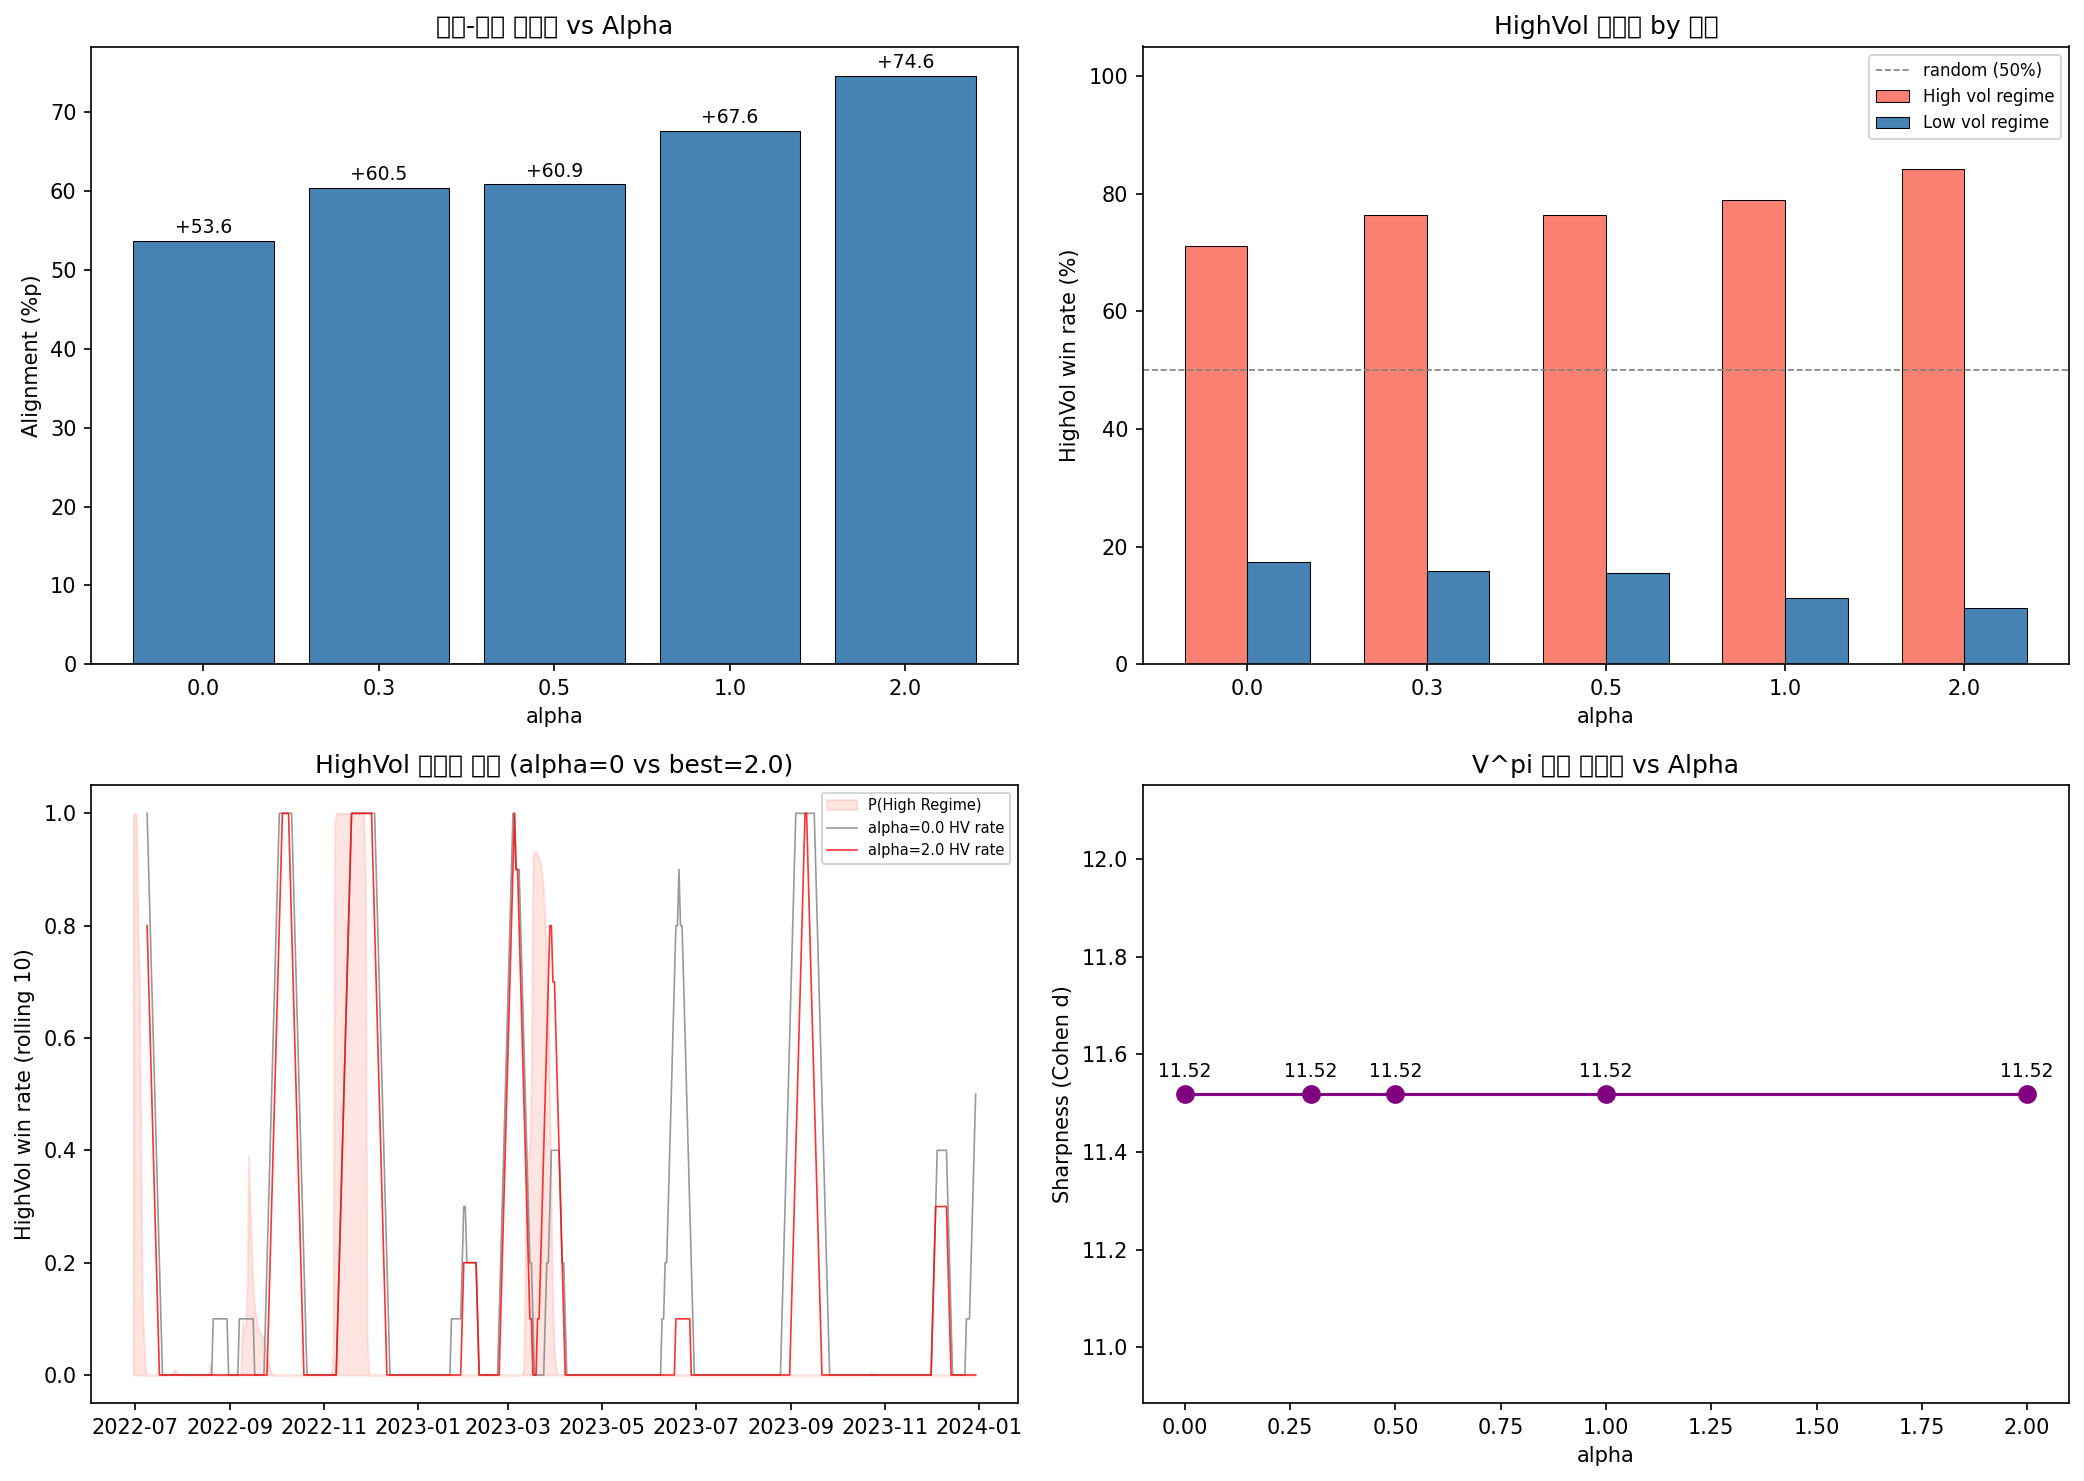

Recreate this plot in Python.
"""
Arena 검증 v3 — Alpha 스윕
============================
질문: 레짐 가중치 alpha 수준별로 경매 정렬도가 어떻게 달라지는가?

alpha = 0.0: 순수 confidence (v1 기준)
alpha = 0.3: 약한 레짐 nudge
alpha = 0.5: 균형 (추천)
alpha = 1.0: 강한 레짐 반영
alpha = 2.0: 사실상 하드 게이트

지표: 레짐-경매 정렬도 (%p), V^pi 선명도, 분기 안정성
"""

import warnings
warnings.filterwarnings('ignore')

import os, pickle
import numpy as np
import pandas as pd
import torch
import torch.nn as nn
import torch.nn.functional as F
import matplotlib.pyplot as plt
import matplotlib.dates as mdates
from scipy.stats import ks_2samp

# ── 캐시 로드 ─────────────────────────────────────────────
assert os.path.exists("arena_val_features.pkl"), "arena_validation_v1.py 먼저 실행"
assert os.path.exists("arena_val_hmm.pkl"),      "arena_validation_v1.py 먼저 실행"
assert os.path.exists("arena_val_highvol.pt"),   "arena_validation_v1.py 먼저 실행"
assert os.path.exists("arena_val_lowvol.pt"),    "arena_validation_v1.py 먼저 실행"

with open("arena_val_features.pkl", 'rb') as f:
    feat, btc_price = pickle.load(f)
with open("arena_val_hmm.pkl", 'rb') as f:
    regime, high_p, high_state = pickle.load(f)

from sklearn.preprocessing import StandardScaler
scaler   = StandardScaler()
X_scaled = scaler.fit_transform(feat.values)

WIN        = 16
STATE_DIM  = 128
ACTION_DIM = 3
SEED       = 42
TRAIN_END  = "2022-06-30"

torch.manual_seed(SEED)
np.random.seed(SEED)

states_arr, dates_arr = [], []
for i in range(WIN, len(X_scaled)):
    states_arr.append(X_scaled[i - WIN:i].flatten())
    dates_arr.append(feat.index[i])

states_arr      = np.array(states_arr, dtype=np.float32)
dates_arr       = pd.DatetimeIndex(dates_arr)
regimes_aligned = regime.reindex(dates_arr).fillna(0).values.astype(int)
highp_aligned   = high_p.reindex(dates_arr).fillna(0).values

split_idx = int(np.searchsorted(dates_arr, pd.Timestamp(TRAIN_END)))
val_data    = states_arr[split_idx:]
val_dates   = dates_arr[split_idx:]
val_regimes = regimes_aligned[split_idx:]
val_highp   = highp_aligned[split_idx:]


# ── 모델 ──────────────────────────────────────────────────
class PolicyValueNet(nn.Module):
    def __init__(self, state_dim=128, action_dim=3, h1=64, h2=32):
        super().__init__()
        self.action_dim = action_dim
        self.trunk = nn.Sequential(
            nn.Linear(state_dim, h1), nn.LayerNorm(h1), nn.ReLU(),
            nn.Linear(h1, h2),        nn.LayerNorm(h2), nn.ReLU(),
        )
        self.policy_head = nn.Linear(h2, action_dim)
        self.value_head  = nn.Linear(h2, 1)

    def forward(self, s):
        f      = self.trunk(s)
        logits = self.policy_head(f)
        probs  = F.softmax(logits, dim=-1)
        H      = -torch.sum(probs * torch.log(probs + 1e-9))
        conf   = (1.0 - H / torch.log(torch.tensor(float(self.action_dim)))).item()
        vpi    = self.value_head(f).squeeze(-1).item()
        return logits, conf, vpi


net_hv = PolicyValueNet(); net_hv.load_state_dict(torch.load("arena_val_highvol.pt", map_location='cpu'))
net_lv = PolicyValueNet(); net_lv.load_state_dict(torch.load("arena_val_lowvol.pt",  map_location='cpu'))
net_hv.eval(); net_lv.eval()


# ══════════════════════════════════════════════════════════
# Alpha 스윕
# ══════════════════════════════════════════════════════════
ALPHAS = [0.0, 0.3, 0.5, 1.0, 2.0]

def run_auction(alpha: float):
    """alpha로 경매 시뮬레이션 → 지표 반환"""
    vpi_hv, vpi_lv, winners = [], [], []

    with torch.no_grad():
        for i, s_np in enumerate(val_data):
            s = torch.FloatTensor(s_np)
            _, conf_hv, vpi_h = net_hv(s)
            _, conf_lv, vpi_l = net_lv(s)

            p_high = float(val_highp[i])

            # machine.py tick_auction 로직 그대로
            regime_hv = 1.0 + alpha * p_high
            regime_lv = 1.0 + alpha * (1.0 - p_high)

            bid_hv = conf_hv * regime_hv
            bid_lv = conf_lv * regime_lv

            vpi_hv.append(vpi_h)
            vpi_lv.append(vpi_l)
            winners.append(0 if bid_hv >= bid_lv else 1)

    vpi_hv  = np.array(vpi_hv)
    vpi_lv  = np.array(vpi_lv)
    winners = np.array(winners)

    hm = val_regimes == high_state
    lm = ~hm

    align = 0.0
    if hm.sum() > 0 and lm.sum() > 0:
        align = ((winners[hm] == 0).mean() - (winners[lm] == 0).mean()) * 100

    hv_win_rate_high = (winners[hm] == 0).mean() * 100 if hm.sum() > 0 else 0
    hv_win_rate_low  = (winners[lm] == 0).mean() * 100 if lm.sum() > 0 else 0

    pool_std  = np.sqrt((vpi_hv.std()**2 + vpi_lv.std()**2) / 2 + 1e-9)
    sharpness = abs(vpi_hv.mean() - vpi_lv.mean()) / pool_std

    _, ks_p = ks_2samp(vpi_hv, vpi_lv)

    return {
        "alpha":            alpha,
        "alignment":        align,
        "hv_win_high_vol":  hv_win_rate_high,
        "hv_win_low_vol":   hv_win_rate_low,
        "sharpness":        sharpness,
        "ks_p":             ks_p,
        "winners":          winners,
        "vpi_hv":           vpi_hv,
        "vpi_lv":           vpi_lv,
    }


print(f"{'alpha':>6} {'align':>9} {'HV@high':>9} {'HV@low':>9} {'sharp':>8} {'ks_p':>8}")
print("-" * 55)

results = []
for alpha in ALPHAS:
    r = run_auction(alpha)
    results.append(r)
    print(f"  {alpha:4.1f}  {r['alignment']:+8.1f}%p  "
          f"{r['hv_win_high_vol']:7.1f}%  "
          f"{r['hv_win_low_vol']:7.1f}%  "
          f"{r['sharpness']:7.3f}  "
          f"{r['ks_p']:.4f}")


# ══════════════════════════════════════════════════════════
# 시각화
# ══════════════════════════════════════════════════════════
fig, axes = plt.subplots(2, 2, figsize=(14, 10))

# 1. 정렬도 vs alpha
ax = axes[0, 0]
aligns = [r["alignment"] for r in results]
bars = ax.bar([str(a) for a in ALPHAS], aligns,
              color=['steelblue' if a >= 0 else 'salmon' for a in aligns],
              edgecolor='black', linewidth=0.5)
ax.axhline(0, color='gray', lw=0.8, linestyle='--')
for bar, val in zip(bars, aligns):
    ax.text(bar.get_x() + bar.get_width()/2, bar.get_height() + 0.5,
            f'{val:+.1f}', ha='center', va='bottom', fontsize=9)
ax.set_title("레짐-경매 정렬도 vs Alpha")
ax.set_xlabel("alpha"); ax.set_ylabel("Alignment (%p)")

# 2. HV 낙찰률 (고변동성 vs 저변동성 국면)
ax = axes[0, 1]
x   = np.arange(len(ALPHAS))
w   = 0.35
ax.bar(x - w/2, [r["hv_win_high_vol"] for r in results],
       width=w, label='High vol regime', color='salmon', edgecolor='black', lw=0.5)
ax.bar(x + w/2, [r["hv_win_low_vol"] for r in results],
       width=w, label='Low vol regime', color='steelblue', edgecolor='black', lw=0.5)
ax.axhline(50, color='gray', lw=0.8, linestyle='--', label='random (50%)')
ax.set_xticks(x); ax.set_xticklabels([str(a) for a in ALPHAS])
ax.set_title("HighVol 낙찰률 by 레짐")
ax.set_xlabel("alpha"); ax.set_ylabel("HighVol win rate (%)")
ax.legend(fontsize=8); ax.set_ylim(0, 105)

# 3. 승자 시계열 (alpha=0 vs best alpha)
best_alpha_idx = int(np.argmax([r["alignment"] for r in results]))
ax = axes[1, 0]
r0   = results[0]   # alpha=0
rbest = results[best_alpha_idx]

# HMM 레짐 배경
ax.fill_between(val_dates, val_highp, alpha=0.2, color='salmon', label='P(High Regime)')
w0 = pd.Series(r0["winners"].astype(float), index=val_dates).rolling(10).mean()
wb = pd.Series(rbest["winners"].astype(float), index=val_dates).rolling(10).mean()
ax.plot(val_dates, 1 - w0.values, lw=0.8, color='gray',
        alpha=0.8, label=f'alpha=0.0 HV rate')
ax.plot(val_dates, 1 - wb.values, lw=0.8, color='red',
        alpha=0.8, label=f'alpha={ALPHAS[best_alpha_idx]} HV rate')
ax.set_title(f"HighVol 낙찰률 추이 (alpha=0 vs best={ALPHAS[best_alpha_idx]})")
ax.set_ylabel("HighVol win rate (rolling 10)"); ax.legend(fontsize=7)
ax.xaxis.set_major_formatter(mdates.DateFormatter('%Y-%m'))

# 4. V^pi 선명도 vs alpha
ax = axes[1, 1]
sharps = [r["sharpness"] for r in results]
ax.plot(ALPHAS, sharps, marker='o', ms=8, lw=1.5, color='purple')
for a, s in zip(ALPHAS, sharps):
    ax.annotate(f'{s:.2f}', (a, s), textcoords="offset points",
                xytext=(0, 8), ha='center', fontsize=9)
ax.set_title("V^pi 분기 선명도 vs Alpha")
ax.set_xlabel("alpha"); ax.set_ylabel("Sharpness (Cohen d)")

plt.tight_layout()
plt.savefig("arena_validation_v3.png", dpi=150, bbox_inches='tight')
print("\n그래프 저장: arena_validation_v3.png")


# ══════════════════════════════════════════════════════════
# 최종 판정
# ══════════════════════════════════════════════════════════
best_r = results[best_alpha_idx]

print("\n" + "=" * 60)
print("Arena 검증 v3 -- Alpha 스윕 결과")
print("=" * 60)
print(f"최적 alpha: {ALPHAS[best_alpha_idx]}")
print(f"  정렬도:  {best_r['alignment']:+.1f}%p  "
      f"(alpha=0 대비 {best_r['alignment']-results[0]['alignment']:+.1f}%p)")
print(f"  HV@high: {best_r['hv_win_high_vol']:.1f}%  "
      f"HV@low: {best_r['hv_win_low_vol']:.1f}%")
print(f"  선명도:  {best_r['sharpness']:.3f}")

print(f"\nalpha별 요약:")
for r in results:
    marker = " <-- best" if r["alpha"] == ALPHAS[best_alpha_idx] else ""
    print(f"  alpha={r['alpha']:.1f}: align={r['alignment']:+.1f}%p  "
          f"sharp={r['sharpness']:.2f}{marker}")

if best_r["alignment"] > 20:
    verdict = f"alpha={ALPHAS[best_alpha_idx]} 채택 권장 -- machine.py 통합"
elif best_r["alignment"] > 5:
    verdict = f"alpha={ALPHAS[best_alpha_idx]} 약한 개선 -- 추가 튜닝 필요"
else:
    verdict = "레짐 가중치 효과 없음"

print(f"\n판정: {verdict}")
print("=" * 60)
